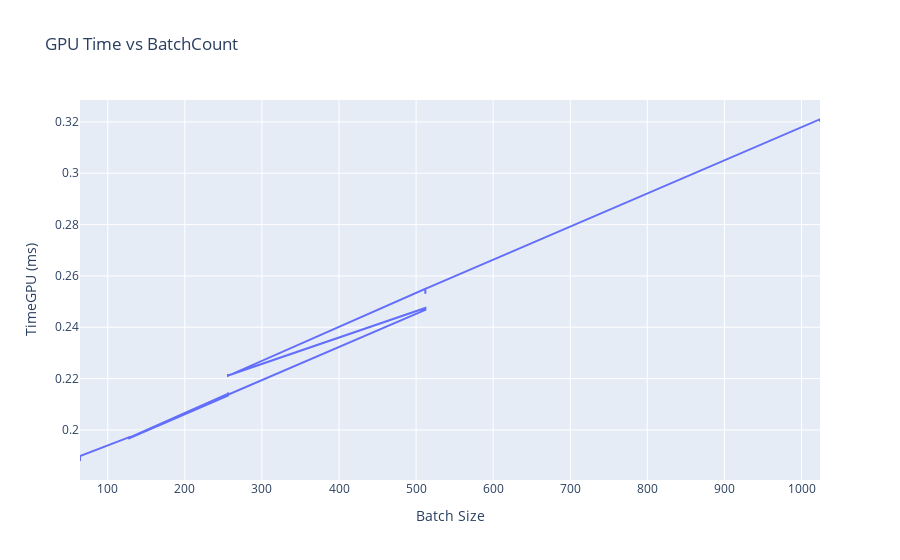
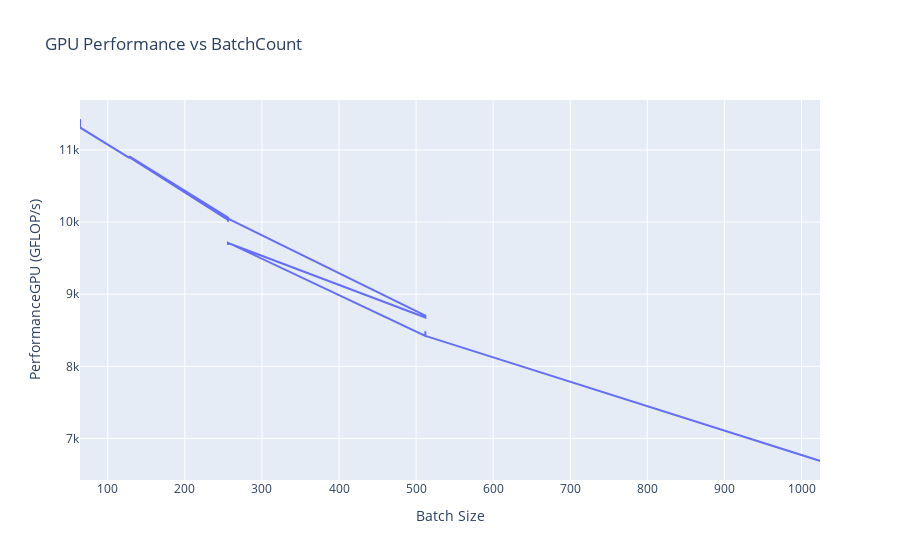

Notebook cell for these charts, in order:
### Code cell
import pandas as pd
import plotly.express as px

# Load the CSV file into a DataFrame
df = pd.read_csv('gemmTileBatch_PerformanceByBatchcount.csv')

# Plot 1: TimeGPU vs BatchCount
fig1 = px.line(df, x='BatchCount', y='TimeGPU(ms)',
               title='GPU Time vs BatchCount',
               labels={'BatchCount': 'Batch Size', 'TimeGPU(ms)': 'TimeGPU (ms)'})
fig1.show()

# Plot 2: PerformanceGPU vs BatchCount
fig2 = px.line(df, x='BatchCount', y='PerformanceGPU(GFLOP/s)',
               title='GPU Performance vs BatchCount',
               labels={'BatchCount': 'Batch Size', 'PerformanceGPU(GFLOP/s)': 'PerformanceGPU (GFLOP/s)'})
fig2.show()

### Figure 1 — Plotly figure (JSON) as saved in the notebook; plotly's stock layout.template omitted (floating-point values rounded to 4 significant figures)
{"data": [{"hovertemplate": "Batch Size=%{x}<br>TimeGPU (ms)=%{y}<extra></extra>", "legendgroup": "", "line": {"color": "#636efa", "dash": "solid"}, "marker": {"symbol": "circle"}, "mode": "lines", "name": "", "orientation": "v", "showlegend": false, "type": "scatter", "x": [1024, 1024, 1024, 512, 512, 512, 256, 256, 256, 512, 512, 512, 256, 256, 256, 128, 128, 128, 256, 256, 256, 128, 128, 128, 64, 64, 64], "xaxis": "x", "y": [0.3211, 0.3201, 0.321, 0.255, 0.253, 0.255, 0.2211, 0.2218, 0.2212, 0.2475, 0.2471, 0.2468, 0.2137, 0.2146, 0.2134, 0.1968, 0.1971, 0.1968, 0.2135, 0.2139, 0.2141, 0.197, 0.197, 0.1972, 0.1898, 0.1879, 0.1879], "yaxis": "y"}], "layout": {"legend": {"tracegroupgap": 0}, "title": {"text": "GPU Time vs BatchCount"}, "xaxis": {"anchor": "y", "domain": [0, 1], "title": {"text": "Batch Size"}}, "yaxis": {"anchor": "x", "domain": [0, 1], "title": {"text": "TimeGPU (ms)"}}}}

### Figure 2 — Plotly figure (JSON) as saved in the notebook; plotly's stock layout.template omitted (floating-point values rounded to 4 significant figures)
{"data": [{"hovertemplate": "Batch Size=%{x}<br>PerformanceGPU (GFLOP/s)=%{y}<extra></extra>", "legendgroup": "", "line": {"color": "#636efa", "dash": "solid"}, "marker": {"symbol": "circle"}, "mode": "lines", "name": "", "orientation": "v", "showlegend": false, "type": "scatter", "x": [1024, 1024, 1024, 512, 512, 512, 256, 256, 256, 512, 512, 512, 256, 256, 256, 128, 128, 128, 256, 256, 256, 128, 128, 128, 64, 64, 64], "xaxis": "x", "y": [6687.0, 6709.0, 6689.0, 8422.0, 8487.0, 8422.0, 9714.0, 9682.0, 9709.0, 8677.0, 8691.0, 8702.0, 10050.0, 10010.0, 10060.0, 10910.0, 10890.0, 10910.0, 10060.0, 10039, 10030.0, 10900, 10900, 10890.0, 11310.0, 11430.0, 11430.0], "yaxis": "y"}], "layout": {"legend": {"tracegroupgap": 0}, "title": {"text": "GPU Performance vs BatchCount"}, "xaxis": {"anchor": "y", "domain": [0, 1], "title": {"text": "Batch Size"}}, "yaxis": {"anchor": "x", "domain": [0, 1], "title": {"text": "PerformanceGPU (GFLOP/s)"}}}}
